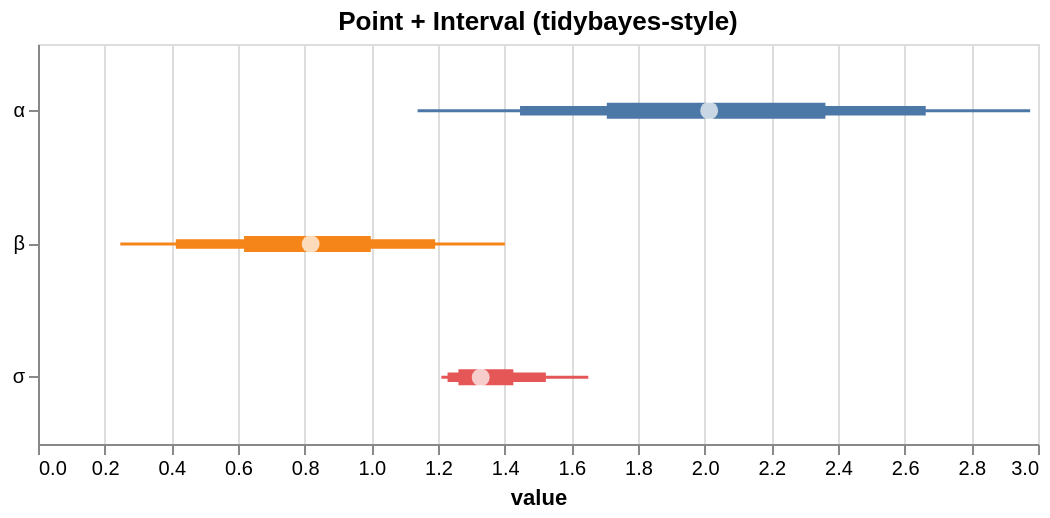

Vega-Lite specification stored for this chart:
### Vega-Lite specification from a JSON file in a GitHub repository (floating-point values rounded to 4 significant figures)
{"$schema": "https://vega.github.io/schema/vega-lite/v5.json", "height": 200, "layer": [{"encoding": {"x2": {"field": "hi_0_95_"}, "x": {"field": "lo_0_95_", "title": "value", "type": "quantitative"}, "color": {"field": "parameter", "type": "nominal", "legend": null}, "y": {"axis": {"title": null}, "field": "parameter", "type": "nominal"}}, "mark": {"strokeWidth": 1.5, "type": "rule"}}, {"encoding": {"x2": {"field": "hi_0_8_"}, "x": {"field": "lo_0_8_", "title": "value", "type": "quantitative"}, "color": {"field": "parameter", "type": "nominal", "legend": null}, "y": {"axis": {"title": null}, "field": "parameter", "type": "nominal"}}, "mark": {"strokeWidth": 4.75, "type": "rule"}}, {"encoding": {"x2": {"field": "hi_0_5_"}, "x": {"field": "lo_0_5_", "title": "value", "type": "quantitative"}, "color": {"field": "parameter", "type": "nominal", "legend": null}, "y": {"axis": {"title": null}, "field": "parameter", "type": "nominal"}}, "mark": {"strokeWidth": 8.0, "type": "rule"}}, {"encoding": {"x": {"field": "__point__", "type": "quantitative"}, "y": {"field": "parameter", "type": "nominal"}}, "mark": {"filled": true, "color": "white", "size": 80, "type": "point"}}], "data": {"values": [{"parameter": "α", "lo_0_95_": 1.139, "lo_0_8_": 1.446, "hi_0_8_": 2.663, "hi_0_5_": 2.362, "__point__": 2.013, "hi_0_95_": 2.976, "lo_0_5_": 1.706}, {"parameter": "β", "lo_0_95_": 0.247, "lo_0_8_": 0.4134, "hi_0_8_": 1.192, "hi_0_5_": 0.9983, "__point__": 0.818, "hi_0_95_": 1.401, "lo_0_5_": 0.6183}, {"parameter": "σ", "lo_0_95_": 1.21, "lo_0_8_": 1.229, "hi_0_8_": 1.524, "hi_0_5_": 1.426, "__point__": 1.328, "hi_0_95_": 1.651, "lo_0_5_": 1.261}]}, "title": "Point + Interval (tidybayes-style)", "width": 500}
